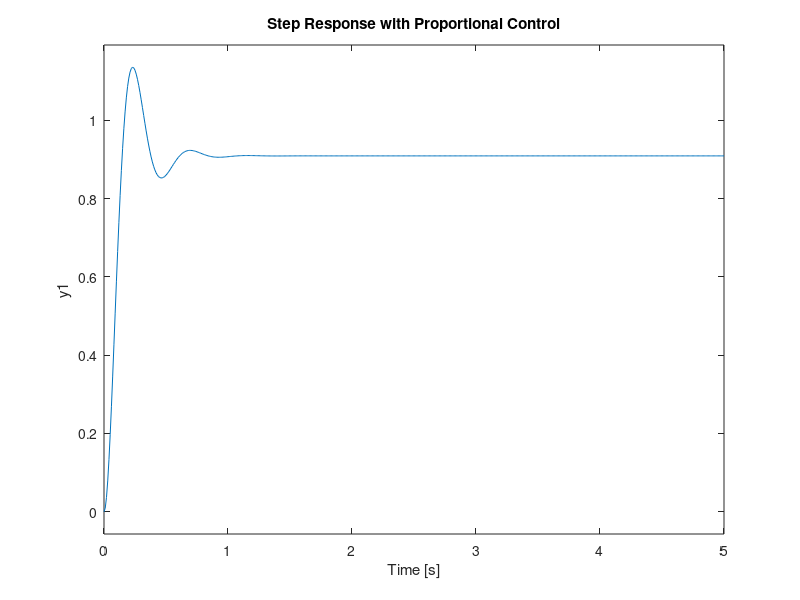
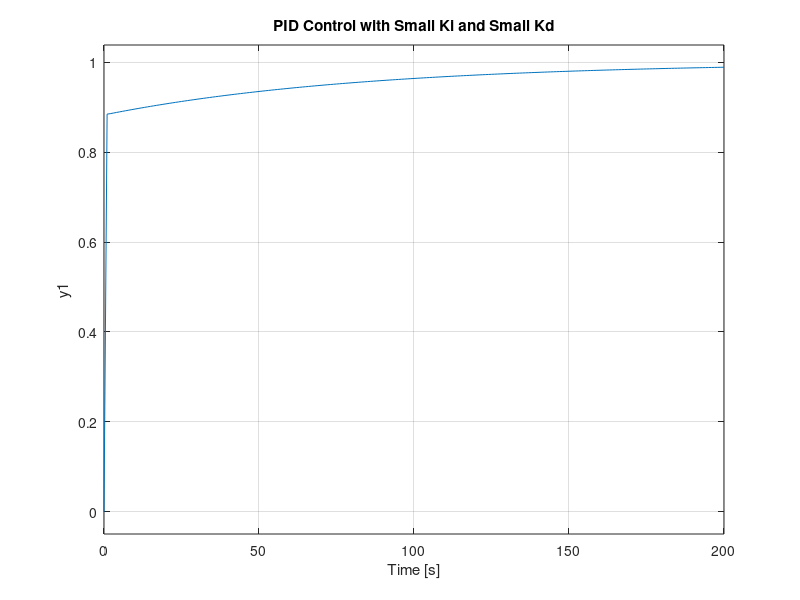
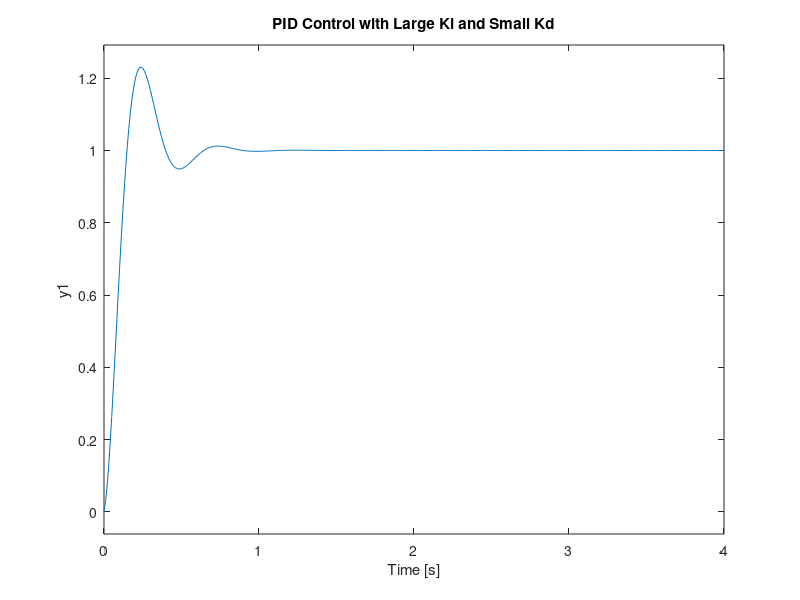
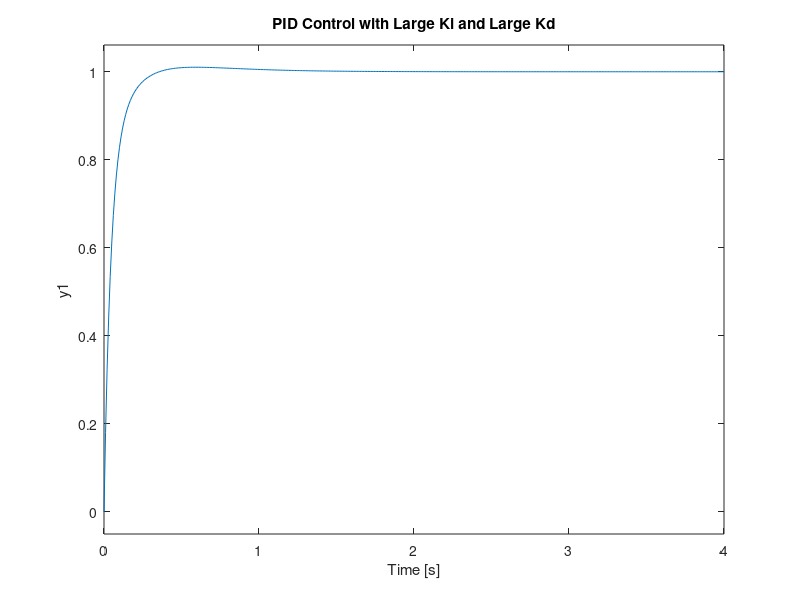

Write the MATLAB code that produced these figures, in order.
clc;
clear all;
close all;
J = 0.01;
b = 0.1;
K = 0.01;
R = 1;
L = 0.5;
s = tf('s');
P_motor = K/((J*s+b)*(L*s+R)+K^2);

Kp = 100;
C = pid(Kp);
sys_cl = feedback(C*P_motor,1);

t = 0:0.01:5;
figure(1);
step(sys_cl,t);
grid
title('Step Response with Proportional Control');

Kp = 75;
Ki = 1;
Kd = 1;
C = pid(Kp,Ki,Kd);
sys_cl = feedback(C*P_motor,1);
figure(2);
step(sys_cl,[0:1:200]);
title('PID Control with Small Ki and Small Kd');

Kp = 100;
Ki = 200;
Kd = 1;
C = pid(Kp,Ki,Kd);
sys_cl = feedback(C*P_motor,1);
figure(3);
step(sys_cl, 0:0.01:4);
grid
title('PID Control with Large Ki and Small Kd');

Kp = 100;
Ki = 200;
Kd = 10;
C = pid(Kp,Ki,Kd);
sys_cl = feedback(C*P_motor,1);
figure(4);
step(sys_cl, 0:0.01:4)
grid
title('PID Control with Large Ki and Large Kd')
         
